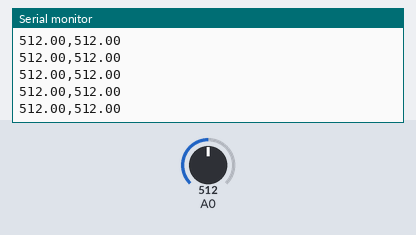
Simulated run of this sketch. Board: Arduino Uno, built with avr-gcc and run on an emulated ATmega328P. On the bench: the last lines printed to the serial monitor. The inputs (shaded band) are chosen by the test bench; at power-on: A0 = 512.

Above: at 2.7 s.
2.8 s: A0 set to 11
At 3.6 s:
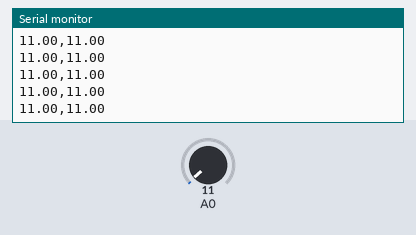
4.3 s: A0 set to 8
At 4.9 s:
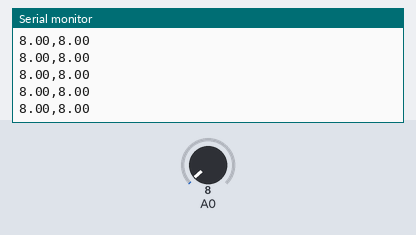
Timing chart, 0 to 7.3 s (numbered marks = the images above; inputs shaded):
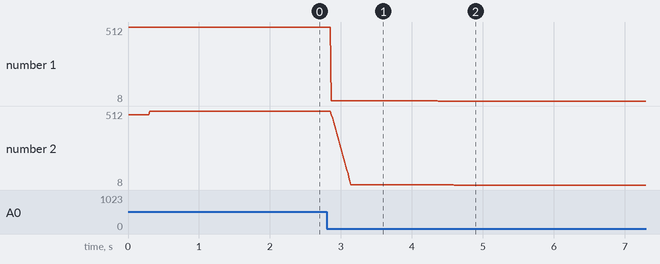

The sketch:

ex14_MovingAverageFilter_Upgrade.ino
```cpp
// PSD AverageFilter 예제 : https://www.youtube.com/watch?v=J-UGRCmYXYY
// 시리털 플로터 활용

#define num 20
float sensorValues[num];
float filteredValue = 0;
int j = 0;
int temp;

void setup() {
  // 초기 설정
  Serial.begin(9600);
  for (int i = 0; i < num -1; i++){
    sensorValues[i] = analogRead(A0);
    filteredValue += sensorValues[i];
  }
  filteredValue /= num;
}

void loop() {
  // 값 읽기 + 가장 오래된 값에 새로운값 대입
  temp = sensorValues[j];
  sensorValues[j] = analogRead(A0);

  // MovingAverageFilter 연산
  filteredValue = (filteredValue * num) - temp + sensorValues[j];
  filteredValue /= num;
  delay(10);

  // MovingAverageFilter값 출력
  Serial.print(sensorValues[j]);
  Serial.print(",");
  Serial.println(filteredValue);

  j++;
  if (j == 20){
    j = 0;
  }
}
```

Measured:
- after the input at 2.8 s, the serial monitor: prints a new line after 0.07 s (image 1)
- after the input at 4.3 s, the serial monitor: prints a new line after 0.07 s (image 2)
- plotted number 1: 512 → 11 after the input at 2.8 s, 11 → 8 after the input at 4.3 s
- plotted number 2: 512 → 11 after the input at 2.8 s, 11 → 8 after the input at 4.3 s
